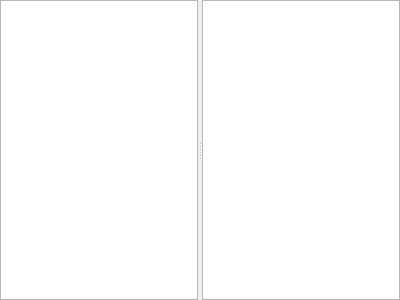
<?xml version="1.0" encoding="UTF-8"?>
<ui version="4.0">
 <class>FileDiffWidget</class>
 <widget class="QSplitter" name="FileDiffWidget">
  <property name="geometry">
   <rect>
    <x>0</x>
    <y>0</y>
    <width>400</width>
    <height>300</height>
   </rect>
  </property>
  <property name="windowTitle">
   <string>Form</string>
  </property>
  <property name="orientation">
   <enum>Qt::Horizontal</enum>
  </property>
  <widget class="QPlainTextEdit" name="OldFileContents">
   <property name="readOnly">
    <bool>true</bool>
   </property>
  </widget>
  <widget class="QPlainTextEdit" name="NewFileContents">
   <property name="readOnly">
    <bool>true</bool>
   </property>
  </widget>
 </widget>
 <resources/>
 <connections/>
</ui>
